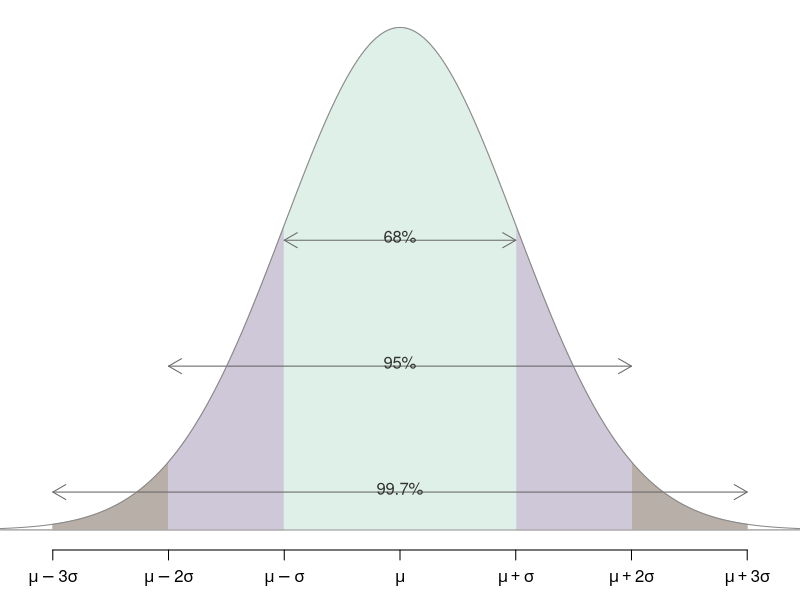

The R script that drew this image:

#===> plot <===#
par(las=1, mar=c(2.5,0,0.3,0))
X <- seq(-4,4,0.01)
Y <- dnorm(X)
plot(X, Y, type='n', axes=F, ylim=c(0,0.4), xlim=c(-3.2,3.2))
abline(h=0, col='#AAAAAA')
axis(1, at=-3:3, label=expression(mu-3*sigma,mu-2*sigma,mu-sigma,mu,
	mu+sigma,mu+2*sigma,mu+3*sigma))
COL <- c('#DFF0E8', '#CFC8D8', '#B8AFA8')
for(i in 3:1){
	these <- (X>=-i & X <= i)
	polygon(c(-i,X[these],i),c(0,Y[these],0), col=COL[i], border=COL[i])
}
#lines(c(0,0),c(0,dnorm(0)), col='#888888')

#===> label 99.7 <===#
arrows(-3,0.03, 3,0.03, code=3, col='#666666', length=0.15)
#lines(c(-3,-3), c(0,0.03), lty=3, col='#888888')
#lines(c(3,3), c(0,0.03), lty=3, col='#888888')
text(0, 0.02, '99.7%', col='#333333', pos=3)

#===> label 95 <===#
arrows(-2,0.13, 2,0.13, code=3, col='#666666', length=0.15)
#lines(c(-2,-2), c(0,0.13), lty=3, col='#888888')
#lines(c(2,2), c(0,0.13), lty=3, col='#888888')
text(0, 0.12, '95%', col='#333333', pos=3)

#===> label 68 <===#
arrows(-1,0.23, 1,0.23, code=3, col='#666666', length=0.15)
#lines(c(-1,-1), c(0,0.23), lty=3, col='#888888')
#lines(c(1,1), c(0,0.23), lty=3, col='#888888')
text(0, 0.22, '68%', col='#333333', pos=3)

lines(X, Y, col='#888888')
abline(h=0, col='#AAAAAA')

